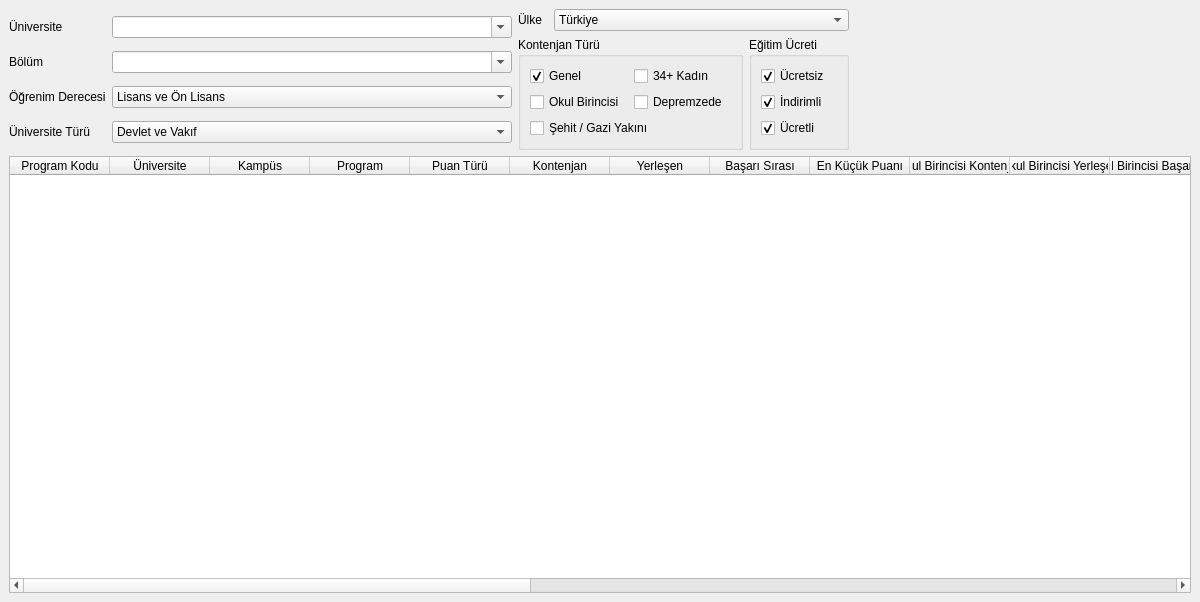
<?xml version="1.0" encoding="UTF-8"?>
<ui version="4.0">
 <class>MainWindow</class>
 <widget class="QMainWindow" name="MainWindow">
  <property name="geometry">
   <rect>
    <x>0</x>
    <y>0</y>
    <width>1200</width>
    <height>602</height>
   </rect>
  </property>
  <property name="windowTitle">
   <string>YKS EpiSelecta</string>
  </property>
  <widget class="QWidget" name="centralwidget">
   <layout class="QGridLayout" name="gridLayout_4">
    <item row="1" column="2">
     <widget class="QGroupBox" name="groupBox_2">
      <property name="minimumSize">
       <size>
        <width>100</width>
        <height>0</height>
       </size>
      </property>
      <property name="title">
       <string>Eğitim Ücreti</string>
      </property>
      <layout class="QGridLayout" name="gridLayout_3">
       <item row="0" column="1">
        <widget class="QCheckBox" name="checkBoxUcretsiz">
         <property name="text">
          <string>Ücretsiz</string>
         </property>
         <property name="checked">
          <bool>true</bool>
         </property>
        </widget>
       </item>
       <item row="1" column="1">
        <widget class="QCheckBox" name="checkBoxIndirimli">
         <property name="text">
          <string>İndirimli</string>
         </property>
         <property name="checked">
          <bool>true</bool>
         </property>
        </widget>
       </item>
       <item row="2" column="1">
        <widget class="QCheckBox" name="checkBoxUcretli">
         <property name="text">
          <string>Ücretli</string>
         </property>
         <property name="checked">
          <bool>true</bool>
         </property>
        </widget>
       </item>
      </layout>
     </widget>
    </item>
    <item row="1" column="1">
     <widget class="QGroupBox" name="groupBox">
      <property name="sizePolicy">
       <sizepolicy hsizetype="Fixed" vsizetype="Preferred">
        <horstretch>0</horstretch>
        <verstretch>0</verstretch>
       </sizepolicy>
      </property>
      <property name="minimumSize">
       <size>
        <width>225</width>
        <height>0</height>
       </size>
      </property>
      <property name="title">
       <string>Kontenjan Türü</string>
      </property>
      <layout class="QGridLayout" name="gridLayout_2">
       <item row="3" column="1">
        <widget class="QCheckBox" name="checkBoxDepremzede">
         <property name="text">
          <string>Depremzede</string>
         </property>
        </widget>
       </item>
       <item row="3" column="0">
        <widget class="QCheckBox" name="checkBoxOkulBirincisi">
         <property name="text">
          <string>Okul Birincisi</string>
         </property>
        </widget>
       </item>
       <item row="2" column="1">
        <widget class="QCheckBox" name="checkBoxKadin34">
         <property name="text">
          <string>34+ Kadın</string>
         </property>
        </widget>
       </item>
       <item row="2" column="0">
        <widget class="QCheckBox" name="checkBoxGenel">
         <property name="text">
          <string>Genel</string>
         </property>
         <property name="checked">
          <bool>true</bool>
         </property>
        </widget>
       </item>
       <item row="4" column="0" colspan="2">
        <widget class="QCheckBox" name="checkBoxSehitGaziYakini">
         <property name="text">
          <string>Şehit / Gazi Yakını</string>
         </property>
        </widget>
       </item>
      </layout>
     </widget>
    </item>
    <item row="0" column="0" rowspan="2">
     <layout class="QGridLayout" name="gridLayout">
      <item row="2" column="0">
       <widget class="QLabel" name="label_3">
        <property name="maximumSize">
         <size>
          <width>120</width>
          <height>16777215</height>
         </size>
        </property>
        <property name="text">
         <string>Öğrenim Derecesi</string>
        </property>
       </widget>
      </item>
      <item row="1" column="0">
       <widget class="QLabel" name="label_2">
        <property name="maximumSize">
         <size>
          <width>120</width>
          <height>16777215</height>
         </size>
        </property>
        <property name="text">
         <string>Bölüm</string>
        </property>
       </widget>
      </item>
      <item row="3" column="1">
       <widget class="QComboBox" name="comboBoxUniversityType">
        <item>
         <property name="text">
          <string>Devlet ve Vakıf</string>
         </property>
        </item>
        <item>
         <property name="text">
          <string>Devlet</string>
         </property>
        </item>
        <item>
         <property name="text">
          <string>Vakıf</string>
         </property>
        </item>
       </widget>
      </item>
      <item row="0" column="0">
       <widget class="QLabel" name="label">
        <property name="maximumSize">
         <size>
          <width>120</width>
          <height>16777215</height>
         </size>
        </property>
        <property name="text">
         <string>Üniversite</string>
        </property>
       </widget>
      </item>
      <item row="3" column="0">
       <widget class="QLabel" name="label_5">
        <property name="maximumSize">
         <size>
          <width>120</width>
          <height>16777215</height>
         </size>
        </property>
        <property name="text">
         <string>Üniversite Türü</string>
        </property>
       </widget>
      </item>
      <item row="0" column="1">
       <widget class="QComboBox" name="comboBoxUniversity">
        <property name="minimumSize">
         <size>
          <width>400</width>
          <height>0</height>
         </size>
        </property>
        <property name="editable">
         <bool>true</bool>
        </property>
       </widget>
      </item>
      <item row="2" column="1">
       <widget class="QComboBox" name="comboBoxLicenseType">
        <item>
         <property name="text">
          <string>Lisans ve Ön Lisans</string>
         </property>
        </item>
        <item>
         <property name="text">
          <string>Lisans</string>
         </property>
        </item>
        <item>
         <property name="text">
          <string>Ön Lisans</string>
         </property>
        </item>
       </widget>
      </item>
      <item row="1" column="1">
       <widget class="QComboBox" name="comboBoxDepartment">
        <property name="editable">
         <bool>true</bool>
        </property>
       </widget>
      </item>
     </layout>
    </item>
    <item row="0" column="1" colspan="2">
     <layout class="QHBoxLayout" name="horizontalLayout">
      <item>
       <widget class="QLabel" name="label_4">
        <property name="maximumSize">
         <size>
          <width>30</width>
          <height>16777215</height>
         </size>
        </property>
        <property name="text">
         <string>Ülke</string>
        </property>
       </widget>
      </item>
      <item>
       <widget class="QComboBox" name="comboBoxUlke">
        <property name="currentIndex">
         <number>1</number>
        </property>
        <item>
         <property name="text">
          <string>Tüm Ülkeler</string>
         </property>
        </item>
        <item>
         <property name="text">
          <string>Türkiye</string>
         </property>
        </item>
        <item>
         <property name="text">
          <string>Kıbrıs</string>
         </property>
        </item>
        <item>
         <property name="text">
          <string>Yurtdışı</string>
         </property>
        </item>
       </widget>
      </item>
     </layout>
    </item>
    <item row="1" column="3">
     <spacer name="horizontalSpacer">
      <property name="orientation">
       <enum>Qt::Orientation::Horizontal</enum>
      </property>
      <property name="sizeHint" stdset="0">
       <size>
        <width>40</width>
        <height>20</height>
       </size>
      </property>
     </spacer>
    </item>
    <item row="2" column="0" colspan="4">
     <widget class="QTableWidget" name="tableWidgetPrograms">
      <column>
       <property name="text">
        <string>Program Kodu</string>
       </property>
      </column>
      <column>
       <property name="text">
        <string>Üniversite</string>
       </property>
      </column>
      <column>
       <property name="text">
        <string>Kampüs</string>
       </property>
      </column>
      <column>
       <property name="text">
        <string>Program</string>
       </property>
      </column>
      <column>
       <property name="text">
        <string>Puan Türü</string>
       </property>
      </column>
      <column>
       <property name="text">
        <string>Kontenjan</string>
       </property>
      </column>
      <column>
       <property name="text">
        <string>Yerleşen</string>
       </property>
      </column>
      <column>
       <property name="text">
        <string>Başarı Sırası</string>
       </property>
      </column>
      <column>
       <property name="text">
        <string>En Küçük Puanı</string>
       </property>
      </column>
      <column>
       <property name="text">
        <string>Okul Birincisi Kontenjan</string>
       </property>
      </column>
      <column>
       <property name="text">
        <string>Okul Birincisi Yerleşen</string>
       </property>
      </column>
      <column>
       <property name="text">
        <string>Okul Birincisi Başarı Sırası</string>
       </property>
      </column>
      <column>
       <property name="text">
        <string>Okul Birincisi En Küçük Puan</string>
       </property>
      </column>
      <column>
       <property name="text">
        <string>Şehit / Gazi Yakını Kontenjan</string>
       </property>
      </column>
      <column>
       <property name="text">
        <string>Şehit / Gazi Yakını Yerleşen</string>
       </property>
      </column>
      <column>
       <property name="text">
        <string>Şehit / Gazi Yakını Başarı Sırası</string>
       </property>
      </column>
      <column>
       <property name="text">
        <string>Şehit / Gazi Yakını En Küçük Puanı</string>
       </property>
      </column>
      <column>
       <property name="text">
        <string>Depremzede Kontenjan</string>
       </property>
      </column>
      <column>
       <property name="text">
        <string>Depremzede Yerleşen</string>
       </property>
      </column>
      <column>
       <property name="text">
        <string>Depremzede Başarı Sırası</string>
       </property>
      </column>
      <column>
       <property name="text">
        <string>Depremzede En Küçük Puan</string>
       </property>
      </column>
      <column>
       <property name="text">
        <string>34+ Kadın Kontenjan</string>
       </property>
      </column>
      <column>
       <property name="text">
        <string>34+ Kadın Yerleşen</string>
       </property>
      </column>
      <column>
       <property name="text">
        <string>34+ Kadın Başarı Sırası</string>
       </property>
      </column>
      <column>
       <property name="text">
        <string>34+ Kadın En Küçük Puanı</string>
       </property>
      </column>
     </widget>
    </item>
   </layout>
  </widget>
  <widget class="QMenuBar" name="menubar">
   <property name="geometry">
    <rect>
     <x>0</x>
     <y>0</y>
     <width>1200</width>
     <height>30</height>
    </rect>
   </property>
  </widget>
 </widget>
 <resources/>
 <connections/>
</ui>
